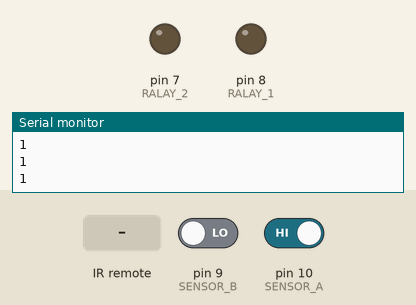
The sketch below on a simulated Arduino Uno, built with avr-gcc and run on an emulated ATmega328P. Shown: output pins drawn as LEDs (lit = HIGH), the last lines printed to the serial monitor. The test bench sets the inputs (shaded band); at power-on: pin 9 (SENSOR_B) LOW, pin 10 (SENSOR_A) HIGH.

Above: at 1.2 s.
1.3 s: infrared code 0xE17A4CB3 received
At 2.1 s:
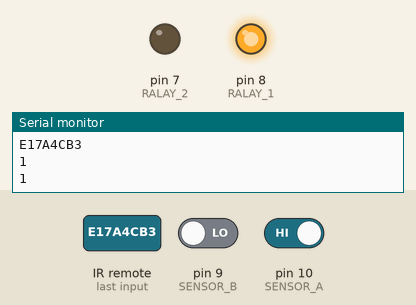
Timing chart, 0 to 4.3 s (numbered marks = the images above; inputs shaded):
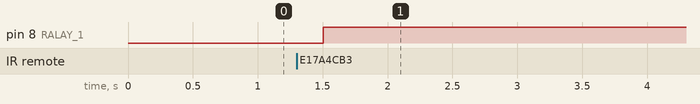

Measured:
- after the input at 1.3 s, pin 8 (RALAY_1): LOW → HIGH after 0.20 s

The sketch:

ir_hsiang_01_a.ino
```cpp
#include <IRremote.h>

int RECV_PIN = 11;
int SENSOR_A = 10;
int SENSOR_B = 9;
int RALAY_1 = 8;
int RALAY_2 = 7;
float armazenavalor;
bool A;
bool B;
bool C;
bool pass;
bool direcao = 0;  // 0 = abre 1 = fecha
bool ligado = false;  //  FALSE = desligado TRUE = ligado

IRrecv irrecv(RECV_PIN);
decode_results results;

void setup() {
  Serial.begin(9600);
  irrecv.enableIRIn();
  pinMode(SENSOR_A, INPUT);
  pinMode(SENSOR_B, INPUT);
  pinMode(RALAY_1, OUTPUT);
  pinMode(RALAY_2, OUTPUT);
}

void loop() {

  A = digitalRead(SENSOR_A);    // aberto
  B = digitalRead(SENSOR_B);    // fechado

  if(irrecv.decode(&results)){
    armazenavalor = (results.value);
    if(armazenavalor == 0xE17A4CB3) C = true;
    else C = false;
    Serial.println(results.value, HEX);
  }
  if(!A && !B){
    pass = false;
    if(C && ligado)
      set_dir("PARAR");
    else if(C && !ligado)
      set_dir("SEGUIR");

  } else {
    if(!pass) set_dir("PARAR");
    else if((A || B) && C) set_dir("SEGUIR");
    pass = true;
    Serial.println(pass);
  }
  C = false;
  irrecv.resume();
  delay(300);
}

void set_dir(String dir){
  if(dir == "PARAR"){
    digitalWrite(RALAY_1, LOW);
    digitalWrite(RALAY_2, LOW);
    ligado = false;
    direcao = !direcao;
  } else if(dir == "SEGUIR"){
    if(direcao){
      digitalWrite(RALAY_1, HIGH);
      digitalWrite(RALAY_2, LOW);
      ligado = true;
      direcao = 1;
    } else {
      digitalWrite(RALAY_1, LOW);
      digitalWrite(RALAY_2, HIGH);
      ligado = true;
      direcao = false;
    }
   }
}
```
